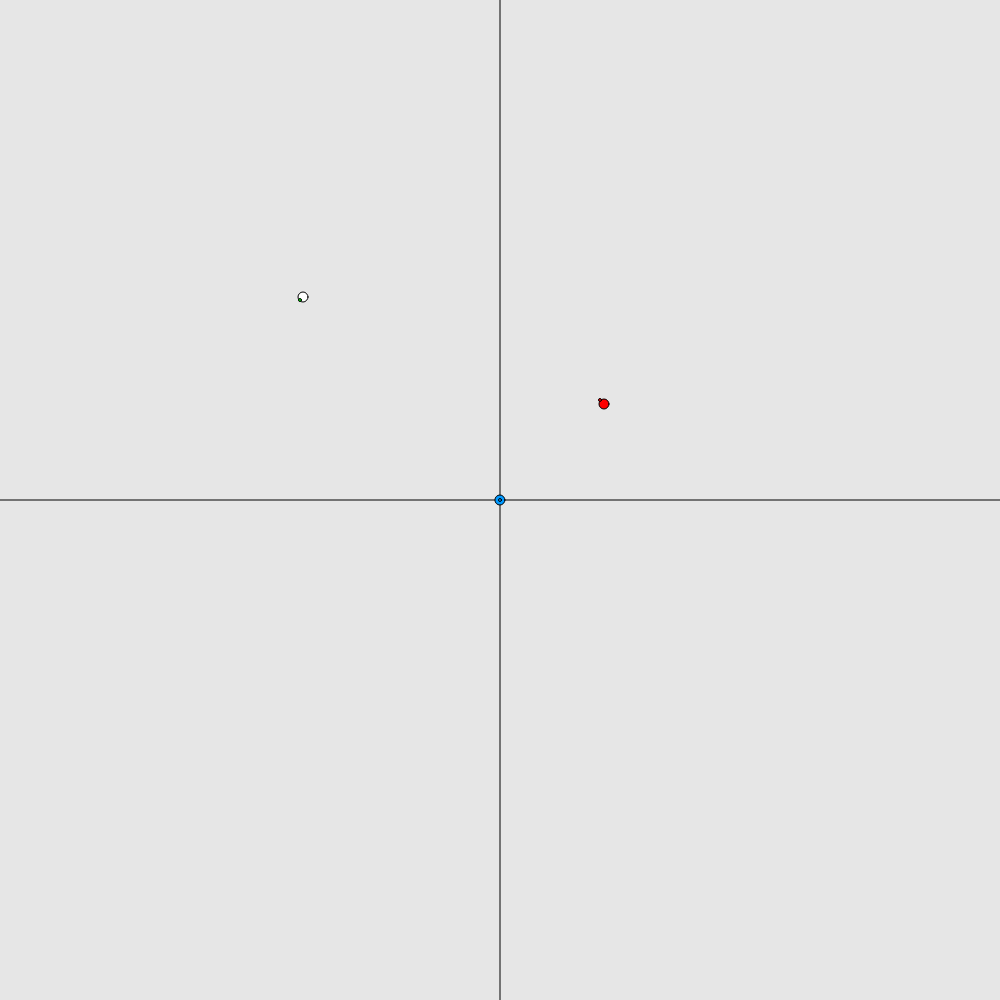
Frame 1 (no input)
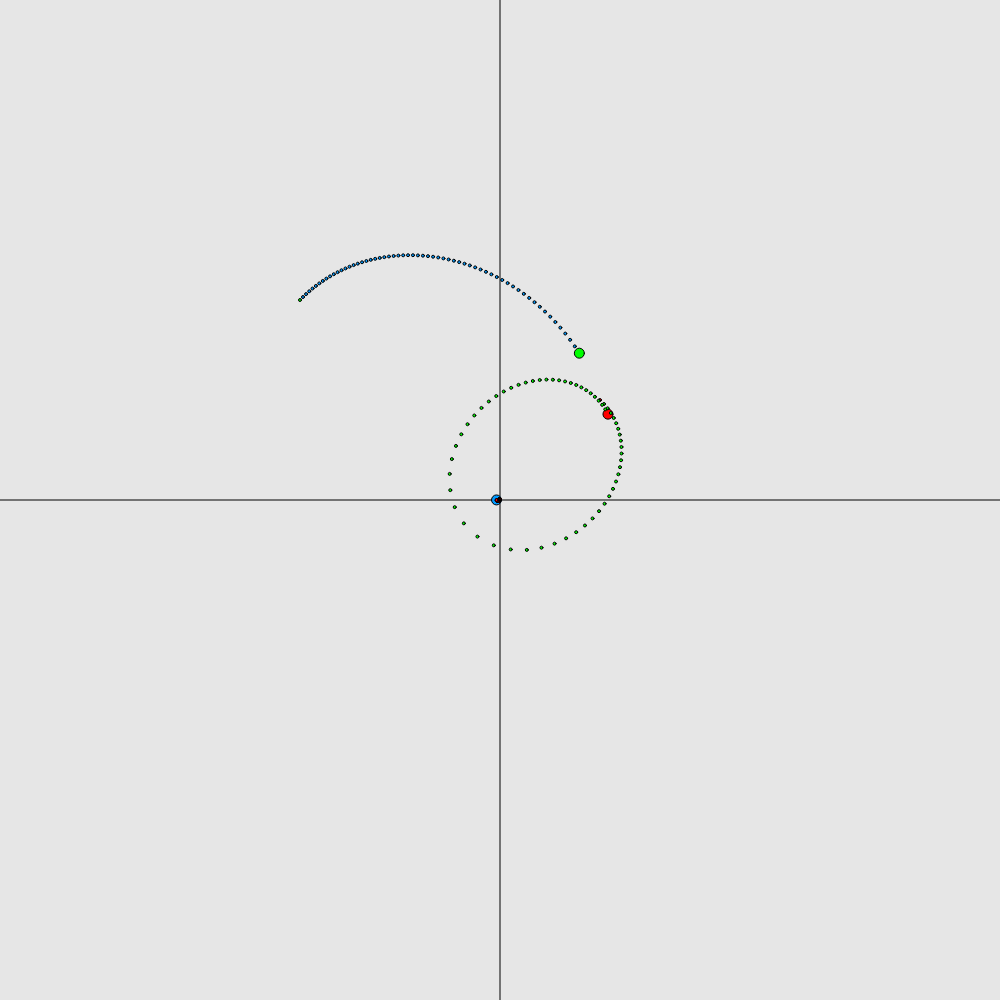
Frame 60 (no input)
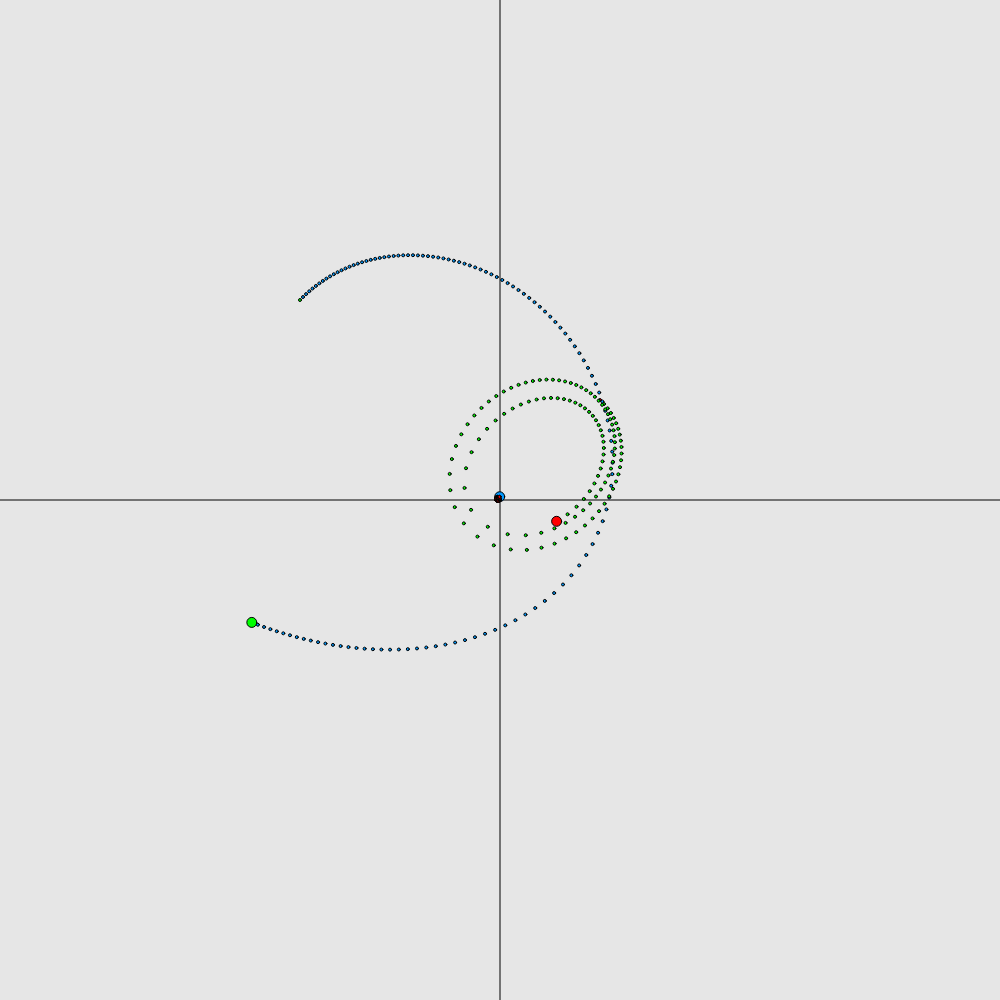
Frame 120 (the mouse pressed at the canvas centre since frame 60)

The p5.js sketch that drew these frames (run headless with seeded random() and noise() and a simulated clock; from frame 60 on, the mouse is pressed at the canvas centre):

// p5.js sketch
// ── sketch.js
let width;
let height;
let object1;
let object2;
let object3;

function setup() {
  width = 1000;
  height = 1000;
  angleMode(DEGREES);
  frameRate(60);
  createCanvas(width,height);

  // object1 = new body(1000,-200, -200, 0, 0,"0,153,255");
  // object3 = new body(1000, 200, -400, -2,0,"0,255,0");
  // object2 = new body(1000, 0, 0, 2, 0,"255, 0, 0");
  //
  // object1 = new body(1000,-100, -100, 2,-2,"0,153,255");
  // object3 = new body(500, 100, -100, -1,1,"0,255,0");
  // object2 = new body(1000, 0, 0, 2, 2,"255, 0, 0");
  //
  // object1 = new body(100,-100, -100, 2,-2,"0,153,255");
  // object3 = new body(100, 100, -100, 2,2,"0,255,0");
  // object2 = new body(5000, 0, 0, 0, 0,"255, 0, 0");
  // object1 = new body(100,-200, -200, 3,-3,"0,153,255");
  // object3 = new body(100, 100, -100, 3,3,"0,255,0");
  // object2 = new body(5000, 0, 0, 0, 0,"255, 0, 0");
  //
  // object1 = new body(100,-200, -200, 3,-3,"0,153,255");
  // object3 = new body(100, 100, -100, 4,4,"0,255,0");
  // object2 = new body(8000, 0, 0, 0, 0,"255, 0, 0");
  //
  // object1 = new body(100,-200, -200, 3,-3,"0,153,255");
  // object3 = new body(100, 100, -100, 4,4,"0,255,0");
  // object2 = new body(10000, 0, 0, -0.08, 0,"255, 0, 0");

  //eventually circular path
  // object1 = new body(100,-200, -200, 10,-10,"0,153,255");
  // object3 = new body(100, 100, -100, 14,14,"0,255,0");
  // object2 = new body(100000, 0, 0, -0.02, 0,"255, 0, 0");

  object1 = new body(100,-200, -200, 3,-3,"0,153,255");
  object3 = new body(100, 100, -100, 4,4,"0,255,0");
  object2 = new body(10000, 0, 0, -0.08, 0,"255, 0, 0");
}

function draw() {
  background(230);
  translate(width/2, height/2);
  line(0,height/2,0,-height/2);
  stroke(0);
  line(-width/2,0,width/2,0);
  stroke(0);

  object1.update();
  object2.update();
  object3.update();
  object1.calculate_Force(object2);
  object1.calculate_Force(object3);
  object2.calculate_Force(object1);
  object2.calculate_Force(object3);
  object3.calculate_Force(object1);
  object3.calculate_Force(object2);

  if(object1.path.length > 200){
    object1.path.shift();
  }
  for (var i = 0; i < object1.path.length; i++) {
    ellipse(object1.path[i][0], object1.path[i][1],3,3);
    fill(object1.color[0], object1.color[1], object1.color[2]);
  }

  if(object2.path.length > 200){
    object2.path.shift();
  }
  for (var i = 0; i < object2.path.length; i++) {
    ellipse(object2.path[i][0], object2.path[i][1],3,3);
    fill(object2.color[0], object2.color[1], object2.color[2]);
  }

  if(object3.path.length > 200){
    object3.path.shift();
  }
  for (var i = 0; i < object3.path.length; i++) {
    ellipse(object3.path[i][0], object3.path[i][1],3,3);
    fill(object3.color[0], object3.color[1], object3.color[2]);
  }
  //console.log(frameCount);

  // x = amplitude * sin((frameCount / period)* TWO_PI);
  //
  // fill(127);
  // stroke(0);
  // strokeWeight(4);
  // line(amplitude,0,x,0);
  // stroke(230);
  // line(-amplitude,0,x,0);
  // ellipse(x,y,50,50);
}






// var x = 0;
// var y = 0;
// let width;
// let height;
//
// var amplitude = 300;
// var period = 200;
//
// function setup() {
//   width = 800;
//   height = 800;
//   frameRate(60);
//   createCanvas(width,height);
// }
//
// function draw() {
//   // put drawing code here
//   translate(width/2, height/2);
//   background(255);
//
//   x = amplitude * sin((frameCount / period)* TWO_PI);
//
//   fill(127);
//   stroke(0);
//   strokeWeight(4);
//   line(amplitude,0,x,0);
//   stroke(230);
//   line(-amplitude,0,x,0);
//   ellipse(x,y,50,50);
// }

// ── body.js
class body{

  constructor(object_mass, posx, posy, velx, vely, color){
    this.mass = object_mass;
    this.size = 10;
    this.color = color.split(",");
    this.position = createVector(posx,posy);
    this.velocity = createVector(velx,vely);
    this.acceleration = createVector(0,0);
    this.force = createVector(0,0);
    this.path = [];
  }
  update(){
    this.path.push([this.position.x,this.position.y]);

    this.acceleration = this.force.div(this.mass);
    this.velocity = this.velocity.add(this.acceleration);
    this.position = this.position.add(this.velocity);
    ellipse(this.position.x, this.position.y, this.size, this.size);
    fill(this.color[0], this.color[1], this.color[2]);

    this.force.x = 0;
    this.force.y = 0;
  }
  calculate_Force(object){
    //f = Gm1m2/r^2
    var r = sqrt(pow(this.position.x - object.position.x,2) + pow(this.position.y - object.position.y,2));
    var obj1_to_obj2 = createVector(object.position.x - this.position.x, object.position.y - this.position.y);
    var acceleration = createVector((object.mass * obj1_to_obj2.x) / pow(r,3), (object.mass * obj1_to_obj2.y) / pow(r,3));
    var force = createVector(acceleration.x * this.mass , this.mass * acceleration.y);
    this.force = this.force.add(force);
    //this.acceleration = acceleration;
    //console.log(this.acceleration.mag());
  }

}
